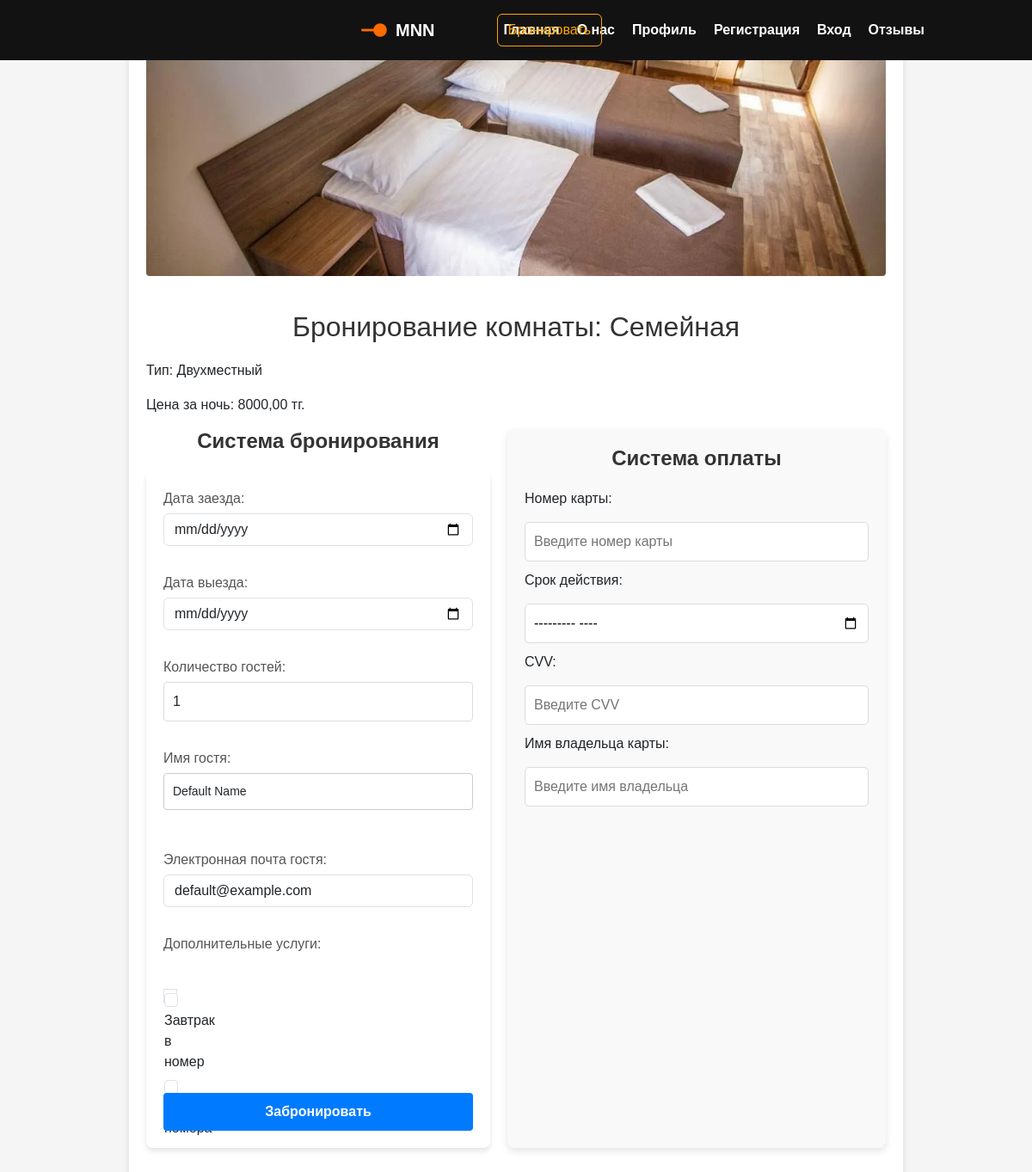
Page /born/booking/5/ on the committed database.
### born/models.py (models this page shows, shortened)
class Room(models.Model):
    ROOM_TYPES = [
        ('single', 'Одноместный'),
        ('double', 'Двухместный'),
        ('suite', 'Люкс'),
    ]
    title = models.CharField('Название комнаты', max_length=50)
    detail = models.TextField('Описание', max_length=500)
    room_type = models.CharField('Тип комнаты', max_length=20, choices=ROOM_TYPES)
    price_per_night = models.DecimalField('Цена за ночь', max_digits=10, decimal_places=2)
    availability_status = models.BooleanField('Доступна для бронирования', default=True)  # оставляем только это поле
    date_added = models.DateTimeField('Дата добавления', auto_now_add=True)
    image = models.ImageField('Фото комнаты', upload_to='img/', blank=True, null=True)
    class Meta:
        verbose_name = 'Комната'
        verbose_name_plural = 'Комнаты'

### born/views.py (the view)
# urls.py: path('booking/<int:room_id>/', views.booking_create, name='booking_create'),
def booking_create(request, room_id):
    room = get_object_or_404(Room, id=room_id)
    if not room.availability_status:
        return HttpResponse("Эта комната уже забронирована", status=400)
    if request.method == 'POST':
        form = BookingForm(request.POST)
        if form.is_valid():
            check_in = form.cleaned_data['check_in']
            check_out = form.cleaned_data['check_out']
            guests = form.cleaned_data['guests']
            booking = Booking(
                room=room,
                user=request.user,
                check_in=check_in,
                check_out=check_out,
                guests=guests
            )
            booking.save()
            room.availability_status = False
            room.save()
            return redirect('profile')
        else:
            return render(request, 'born/booking.html', {'form': form, 'room': room})
    else:
        form = BookingForm()
    return render(request, 'born/booking.html', {'form': form, 'room': room})

### born/models.py (called while the page is built)
    def __str__(self):
        return self.name

### born/templates/born/booking.html (shortened to what this page needs)
{% extends 'main/layout.html' %}
{% block content %}
<br><br><br><br><br><br><br><br><br><br><br><br><br><br><br><br><br><br>
<br><br><br><br><br><br>
<div class="booking-page-wrapper">
    <div class="booking-page-container">
        <div class="room-image-container">
            {% if room.image %}
                <img src="{{ room.image.url }}" alt="{{ room.title }}" class="room-image">
            {% endif %}
        </div>
        <h1>Бронирование комнаты: {{ room.title }}</h1>
        <p>Тип: {{ room.get_room_type_display }}</p>
        <p>Цена за ночь: {{ room.price_per_night }} тг.</p>
        <div class="booking-details-container">
            <div class="booking-system">
                <h2>Система бронирования</h2>
                <form method="POST" action="{% url 'booking_create' room.id %}">
                    {{ form.as_p }}
                    <br>
                    <div class="booking-button-container">
                        <button type="submit" class="booking-page-button">Забронировать</button>
                    </div>
                </form>
            </div>
            <div class="payment-system">
                <h2>Система оплаты</h2>
                <label for="card_number">Номер карты:</label>
                <input type="text" id="card_number" name="card_number" placeholder="Введите номер карты" required>
                <label for="expiration_date">Срок действия:</label>
                <input type="month" id="expiration_date" name="expiration_date" required>
                <label for="cvv">CVV:</label>
                <input type="text" id="cvv" name="cvv" placeholder="Введите CVV" required>
                <label for="cardholder_name">Имя владельца карты:</label>
                <input type="text" id="cardholder_name" name="cardholder_name" placeholder="Введите имя владельца" required>
            </div>
        </div>
    </div>
</div>
{% endblock %}

### main/static/main/css/main.css (style rules this page uses)
body { margin: 0; padding: 0; }

### main/static/main/css/born_home.css (style rules this page uses)
.room-image { width: 100%; height: 250px; object-fit: cover; border-radius: 4px; margin-bottom: 20px; }
h2 { font-size: 24px; margin-bottom: 20px; font-weight: bold; text-align: center; }
form { display: flex; flex-direction: column; gap: 15px; }
form div { display: flex; flex-direction: column; }
label { font-size: 16px; margin-bottom: 5px; font-weight: 500; }
input[type="text"], input[type="number"] { padding: 10px; font-size: 16px; border: 1px solid #ddd; border-radius: 4px; width: 100%; box-sizing: border-box; }
button[type="submit"] { padding: 12px 20px; font-size: 16px; background-color: #28a745; color: white; border: none; border-radius: 5px; cursor: pointer; transition: background-color 0.3s; align-self: center; }

### main/static/main/css/profile.css (style rules this page uses)
h1 { text-align: center; font-size: 2rem; color: #333; margin-bottom: 20px; }

### main/static/main/css/login.css (style rules this page uses)
body { font-family: Arial, sans-serif; background-color: #f5f5f5; margin: 0; padding: 0; display: flex; justify-content: center; align-items: center; height: 100vh; }
form { background-color: #fff; padding: 20px; border-radius: 8px; box-shadow: 0 4px 6px rgba(0, 0, 0, 0.1); width: 100%; max-width: 400px; box-sizing: border-box; }
h2 { text-align: center; margin-bottom: 20px; color: #333; }
form input[type="text"], form input[type="password"], form select, form textarea { width: 100%; padding: 10px; margin-bottom: 15px; border: 1px solid #ccc; border-radius: 4px; box-sizing: border-box; font-size: 14px; }
form button[type="submit"] { background-color: #007BFF; color: #fff; border: none; padding: 10px 15px; border-radius: 4px; cursor: pointer; width: 100%; font-size: 16px; }
form p { color: #555; font-size: 14px; }

### main/static/main/css/booking.css (style rules this page uses)
.booking-page-wrapper { display: flex; justify-content: center; align-items: flex-start; min-height: 100vh; background-color: #f5f5f5; margin: 0; }
.booking-page-container { max-width: 900px; width: 100%; padding: 20px; background: #ffffff; border-radius: 8px; box-shadow: 0 4px 8px rgba(0, 0, 0, 0.1); text-align: left; }
.room-image-container { text-align: center; margin-bottom: 20px; }
.room-image { width: 100%; height: auto; max-height: 300px; object-fit: cover; }
.booking-details-container { display: flex; flex-wrap: wrap; justify-content: space-between; gap: 20px; margin-bottom: 20px; }
.booking-system { flex: 1; min-width: 400px; }
.payment-system { flex: 1; min-width: 400px; background: #f9f9f9; padding: 20px; border-radius: 8px; box-shadow: 0 4px 8px rgba(0, 0, 0, 0.1); }
.payment-system input { width: 100%; padding: 10px; margin: 10px 0; border: 1px solid #dcdcdc; border-radius: 5px; box-sizing: border-box; }
.booking-page-button { display: inline-block; padding: 12px 20px; background-color: #27ae60; color: #ffffff; border: none; border-radius: 5px; font-size: 16px; font-weight: bold; cursor: pointer; transition: background-color 0.3s ease, transform 0.2s ease; }
.booking-button-container { display: flex; justify-content: center; margin-top: 20px; }

### rows in the picture
Room: image (picture), title "Семейная", room_type "Двухместный", price_per_night "8000,00"
